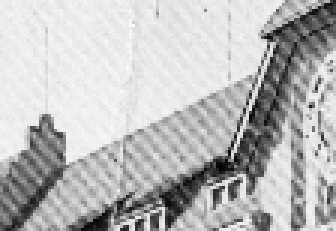
#> input picture src/642t.ppm, 112 x 77 px (shown 3 times larger)
$ python image_gabor.py 642t.ppm   (older library calls are emulated)
#> lines starting #> are read from the running program, lines starting #| are printed output that depends on the picture
#!/usr/bin/env python
"""Adapation of gabor_threads.py from openCV/samples/python/
Filters an image with a set of gabor filters.
"""
# Python 2/3 compatibility
from __future__ import print_function

import numpy as np
import cv2
from multiprocessing.pool import ThreadPool


def build_filters():
    """Builds collection of gabor filters.

    Parameters
    ----------

    Returns
    -------
    filters : list
        List of gabor filters.

    """
    filters = []
    ksize = 31
    for theta in np.arange(0, np.pi, np.pi / 16):
        kern = cv2.getGaborKernel((ksize, ksize), 4.0, theta, 10.0, 0.5, 0, ktype=cv2.CV_32F)
        kern /= 1.5*kern.sum()
        filters.append(kern)
    return filters


def process(img, filters):
    """Filters image by several gabor filters from a list.

    Parameters
    ----------
    img : ndarray
        To be filtered image.
    filters : list
        Gabor filters.

    Returns
    -------
    accum : ndarray
        Gaborfiltered image.

    """
    accum = np.zeros_like(img)
    for kern in filters:
        fimg = cv2.filter2D(img, cv2.CV_32F, kern)
        np.maximum(accum, fimg, accum)
    return accum


# [43 lines left out: functions process_threaded, get_gabor, not called in this run]


if __name__ == '__main__':
    import sys
#    from common import Timer

    print(__doc__)
    try:
        img_fn = sys.argv[1]
    except:
        img_fn = '../data/baboon.jpg'

    img = cv2.imread(img_fn)
#> img is the input picture: shape (77, 112, 3); min 2, max 254, mean 186.2
    if img is None:
        print('Failed to load image file:', img_fn)
        sys.exit(1)

    filters = build_filters()
#> the loop in process, `for kern in filters:` made 1 pass
#> pass 1, in process, `fimg = cv2.filter2D(img, cv2.CV_32F, kern)`:
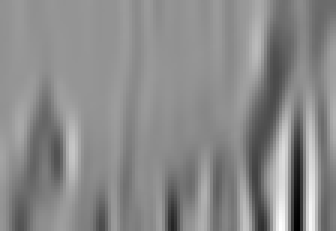
#> fimg: shape (77, 112, 3) float32 (shown 3 times larger); min -318.6, max 498.1, mean 124.4; drawn with min black and max white
#> after the loop in process, `for kern in filters:`: accum: shape (77, 112, 3); every value is 0

# [4 lines of commented-out code are left out]
#> (the run stopped early here; a loop or call above may not have finished)

$ run again, on src/ciratefi/image.pgm
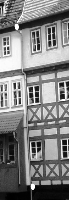
#> input picture src/ciratefi/image.pgm, 69 x 200 px
#> img is the input picture: shape (200, 69, 3); min 0, max 255, mean 128.1
#> the loop in process, `for kern in filters:` made 1 pass
#> pass 1, in process, `fimg = cv2.filter2D(img, cv2.CV_32F, kern)`:
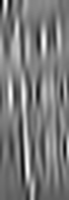
#> fimg: shape (200, 69, 3) float32; min -270.5, max 467.4, mean 85.3; drawn with min black and max white

$ run again, on src/ciratefi/template.pgm
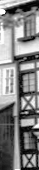
#> input picture src/ciratefi/template.pgm, 39 x 170 px
#> img is the input picture: shape (170, 39, 3); min 0, max 255, mean 128.5
#> the loop in process, `for kern in filters:` made 1 pass
#> pass 1, in process, `fimg = cv2.filter2D(img, cv2.CV_32F, kern)`:
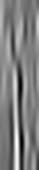
#> fimg: shape (170, 39, 3) float32; min -482.5, max 659.3, mean 86.9; drawn with min black and max white
